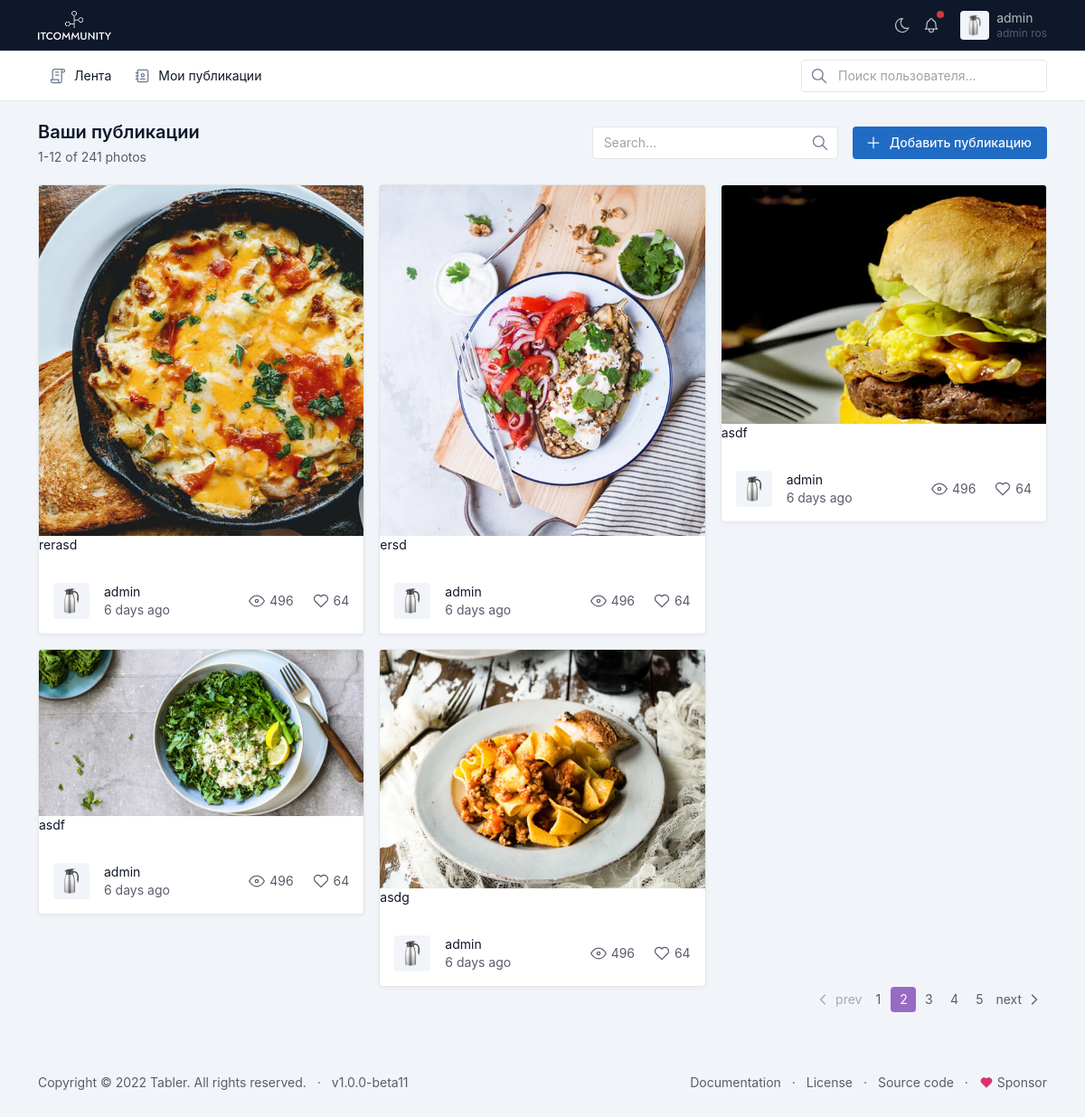
/user_posts/ (signed in), run on the app's committed database.
### apps/accounts/models.py (models this page shows, shortened)
class User(AbstractUser):
    avatar = models.ImageField(
        upload_to="users/avatars/",
        null=True,  # для базы
        blank=True,  # для формы
        verbose_name="Фото профиля"
    )
    birthday = models.DateField("Дата рождения", null=True)
    phone = models.CharField("Номер телефона", max_length=14, null=True)
    following = models.ManyToManyField("self", blank=True, null=True,
                 related_name="followers", symmetrical=False)
    is_private = models.BooleanField(default=False)
    class Meta:
        verbose_name = "Пользователь"
        verbose_name_plural = "Пользователи"

### apps/posts/models.py (models this page shows, shortened)
class Post(models.Model):
    author = models.ForeignKey(User, on_delete=models.CASCADE, related_name="posts")
    image = models.ImageField(upload_to="posts/")
    description = models.TextField()
    is_archive = models.BooleanField(default=False)
    created = models.DateTimeField(auto_now_add=True)
    updated = models.DateTimeField(auto_now=True)
    likes = models.ManyToManyField(
        User,
        related_name="user_likes",
        null=True,
        blank=True
    )
    class Meta:
        verbose_name = "Публикация"
        verbose_name_plural = "Публикации"

### apps/posts/views.py (the view)
# urls.py: path("user_posts/", UserPostsView.as_view(), name="user_posts"),
class UserPostsView(ListView):
    template_name = "user_posts.html"
    model = Post
    def get_queryset(self):
        posts = Post.objects.filter(author=self.request.user)
        return posts
    def get_context_data(self, **kwargs):
        context = super().get_context_data(**kwargs)
        context["form"] = PostCreateForm()
        return context

### apps/posts/forms.py
class PostCreateForm(forms.ModelForm):
    class Meta:
        model = Post
        fields = [
            "image",
            "description",
        ]
        widgets = {
            "image": forms.FileInput(
                attrs = {"class":"form-control"},
            ),
            "description": forms.Textarea(
                attrs= {"class":"form-control"}
            )
        }
        labels = {
            "image": "Изображение",
            "description": "Описание публикации"
        }

### apps/posts/templates/user_posts.html (shortened to what this page needs)
{% extends 'base.html' %}
{% block content %}
<div class="container-xl">
    <div class="page-header d-print-none">
      <div class="row g-2 align-items-center">
        <div class="col">
          <h2 class="page-title">
            Ваши публикации
          </h2>
          <div class="text-muted mt-1">1-12 of 241 photos</div>
        </div>
        <div class="col-12 col-md-auto ms-auto d-print-none">
          <div class="d-flex">
            <div class="me-3">
              <div class="input-icon">
                <input type="text" value="" class="form-control" placeholder="Search…">
                <span class="input-icon-addon">
                </span>
              </div>
            </div>
            <a href="#" class="btn btn-primary" data-bs-toggle="modal" data-bs-target="#modal-report">
              Добавить публикацию
            </a>
          </div>
        </div>
      </div>
    </div>
</div>
<div class="page-body">
    <div class="container-xl">
      <div class="row row-cards">
        {% for post in object_list %}
        <div class="col-sm-6 col-lg-4">
          <div class="card card-sm">
            <a href="{% url 'post_detail' post.id %}" class="d-block"><img src="{{post.image.url}}" class="card-img-top"></a>
            <p>{{ post.description }}</p>
              <div class="card-body">
              <div class="d-flex align-items-center">
                {% if post.author.avatar %}
                <span class="avatar me-3 rounded" style="background-image: url({{post.author.avatar.url}})"></span>
                {% else %}
                <span class="avatar me-3 rounded" style="background-image: url(/static/img/icons/user_profile.png)"></span>
                {% endif %}
                <div>
                  <div>{{ post.author.username }}</div>
                  <div class="text-muted">6 days ago</div>
                </div>
                <div class="ms-auto">
                  <a href="#" class="text-muted">
                    496
                  </a>
                  <a href="#" class="ms-3 text-muted">
                    64
                  </a>
                </div>
              </div>
            </div>
          </div>
        </div>
        {% endfor %}
      </div>
      <div class="d-flex">
        <ul class="pagination ms-auto">
          <li class="page-item disabled">
            <a class="page-link" href="#" tabindex="-1" aria-disabled="true">
              <svg xmlns="http://www.w3.org/2000/svg" class="icon" width="24" height="24" viewBox="0 0 24 24" stroke-width="2" stroke="currentColor" fill="none" stroke-linecap="round" stroke-linejoin="round"><path stroke="none" d="M0 0h24v24H0z" fill="none"/><polyline points="15 6 9 12 15 18" /></svg>
              prev
            </a>
          </li>
          <li class="page-item"><a class="page-link" href="#">1</a></li>
          <li class="page-item active"><a class="page-link" href="#">2</a></li>
          <li class="page-item"><a class="page-link" href="#">3</a></li>
          <li class="page-item"><a class="page-link" href="#">4</a></li>
          <li class="page-item"><a class="page-link" href="#">5</a></li>
          <li class="page-item">
            <a class="page-link" href="#">
              next
              <svg xmlns="http://www.w3.org/2000/svg" class="icon" width="24" height="24" viewBox="0 0 24 24" stroke-width="2" stroke="currentColor" fill="none" stroke-linecap="round" stroke-linejoin="round"><path stroke="none" d="M0 0h24v24H0z" fill="none"/><polyline points="9 6 15 12 9 18" /></svg>
            </a>
          </li>
        </ul>
      </div>
    </div>
</div>
{% endblock %}

### apps/posts/templates/base.html (shortened to what this page needs)
<!doctype html>
<html lang="en">
  <head>
    {% load static %}
    <link href="{% static 'css/tabler.min.css' %}" rel="stylesheet"/>
    <link href="{% static 'css/tabler-flags.min.css' %}" rel="stylesheet"/>
    <link href="{% static 'css/tabler-payments.min.css' %}" rel="stylesheet"/>
    <link href="{% static 'css/tabler-vendors.min.css' %}" rel="stylesheet"/>
    <link href="{% static 'css/demo.min.css' %}" rel="stylesheet"/>
  </head>
  <body>
      <div  class="page">
        <header class="navbar navbar-expand-md navbar-dark d-print-none">
            <div class="container-xl">
              <h1 class="navbar-brand navbar-brand-autodark d-none-navbar-horizontal pe-0 pe-md-3">
                <a href=".">
                  <img src="/static/img/icons/itcommunity_white.png" width="110" height="32" alt="ITcommunity" class="navbar-brand-image">
                </a>
              </h1>
              <div class="navbar-nav flex-row order-md-last">
                <div class="d-none d-md-flex">
                  <a href="?theme=dark" class="nav-link px-0 hide-theme-dark" title="Enable dark mode" data-bs-toggle="tooltip" data-bs-placement="bottom">
                  </a>
                  <div class="nav-item dropdown d-none d-md-flex me-3">
                    <a href="#" class="nav-link px-0" data-bs-toggle="dropdown" tabindex="-1" aria-label="Show notifications">
                      <span class="badge bg-red"></span>
                    </a>
                  </div>
                </div>
                {% if request.user.is_authenticated %}
                <div class="nav-item dropdown">
                  <a href="#" class="nav-link d-flex lh-1 text-reset p-0" data-bs-toggle="dropdown" aria-label="Open user menu">
                    {% if request.user.avatar %}
                    <span class="avatar avatar-sm" style="background-image: url( {{request.user.avatar.url}} )"></span>
                    {% else %}
                    <span class="avatar avatar-sm" style="background-image: url(/static/img/icons/user_profile.png)"></span>
                    {% endif %}
                    <div class="d-none d-xl-block ps-2">
                      <div>{{ request.user.username }}</div>
                      <div class="mt-1 small text-muted">
                        {{request.user.first_name}}
                        {{request.user.last_name}}
                      </div>
                    </div>
                  </a>
                </div>
                {% else %}
                  <div class="nav-item">
                  <a href="{% url 'sign_in' %}">Войти</a>
                  <a href="{% url 'register' %}">Зарегистрироваться</a>
                </div>
                {% endif %}
              </div>
            </div>
        </header>
        <div class="navbar-expand-md">
            <div class="collapse navbar-collapse" id="navbar-menu">
              <div class="navbar navbar-light">
                <div class="container-xl">
                  <ul class="navbar-nav">
                    <li class="nav-item">
                      <a class="nav-link" href="{% url 'index'  %}" >
                        <span class="nav-link-icon d-md-none d-lg-inline-block">
                        </span>
                        <span class="nav-link-title">
                          Лента
                        </span>
                      </a>
                    </li>
                    <li class="nav-item">
                      <a class="nav-link" href="{% url 'user_posts' %}" >
                        <span class="nav-link-icon d-md-none d-lg-inline-block">
                        </span>
                        <span class="nav-link-title">
                          Мои публикации
                        </span>
                      </a>
                    </li>
                  </ul>
                  <div class="my-2 my-md-0 flex-grow-1 flex-md-grow-0 order-first order-md-last">
                    <form action="{% url 'search_users' %}" method="get">
                      <div class="input-icon">
                        <span class="input-icon-addon">
                        </span>
                        <input name="query" type="text" value="" class="form-control" placeholder="Поиск пользователя..." aria-label="Search in website">
                      </div>
                    </form>
                  </div>
                </div>
              </div>
            </div>
        </div>
        <div class="page-wrapper">
            {% block content %}
            {% endblock %}
            <footer class="footer footer-transparent d-print-none">
                <div class="container-xl">
                  <div class="row text-center align-items-center flex-row-reverse">
                    <div class="col-lg-auto ms-lg-auto">
                      <ul class="list-inline list-inline-dots mb-0">
                        <li class="list-inline-item"><a href="./docs/index.html" class="link-secondary">Documentation</a></li>
                        <li class="list-inline-item"><a href="./license.html" class="link-secondary">License</a></li>
                        <li class="list-inline-item"><a href="https://github.com/tabler/tabler" target="_blank" class="link-secondary" rel="noopener">Source code</a></li>
                        <li class="list-inline-item">
                          <a href="https://github.com/sponsors/codecalm" target="_blank" class="link-secondary" rel="noopener">
                            Sponsor
                          </a>
                        </li>
                      </ul>
                    </div>
                    <div class="col-12 col-lg-auto mt-3 mt-lg-0">
                      <ul class="list-inline list-inline-dots mb-0">
                        <li class="list-inline-item">
                          Copyright &copy; 2022
                          <a href="." class="link-secondary">Tabler</a>.
                          All rights reserved.
                        </li>
                        <li class="list-inline-item">
                          <a href="./changelog.html" class="link-secondary" rel="noopener">
                            v1.0.0-beta11
                          </a>
                        </li>
                      </ul>
                    </div>
                  </div>
                </div>
            </footer>
        </div>
      </div>
  </body>
</html>

### apps/posts/templates/base.html (style rules this page uses)
:root { --tblr-font-sans-serif: Inter,-apple-system,BlinkMacSystemFont,San Francisco,Segoe UI,Roboto,Helvetica Neue,sans-serif !important; }

### data on the page
User: user.avatar (picture), user.username "admin", user.first_name "admin", user.last_name "ros"
Post: image (picture), description "rerasd", author.avatar (picture), author.username "admin"
Post: image (picture), description "ersd", author.avatar (picture), author.username "admin"
Post: image (picture), description "asdf", author.avatar (picture), author.username "admin"
Post: image (picture), description "asdf", author.avatar (picture), author.username "admin"
Post: image (picture), description "asdg", author.avatar (picture), author.username "admin"
